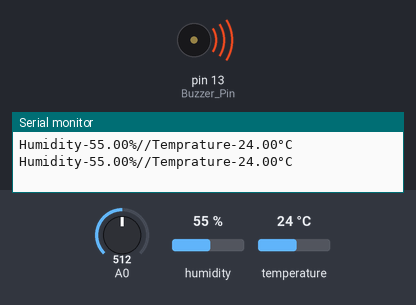
A sketch run on a simulated Arduino Uno, built with avr-gcc and run on an emulated ATmega328P. Shown: buzzer (waves = sounding, pin HIGH), the last lines printed to the serial monitor. Inputs (shaded band) come from the test bench; at power-on: A0 = 512, humidity 55 %, temperature 24 °C.

Above: at 4.8 s.
4.9 s: A0 set to 108
7.9 s: A0 set to 91
At 9.3 s:
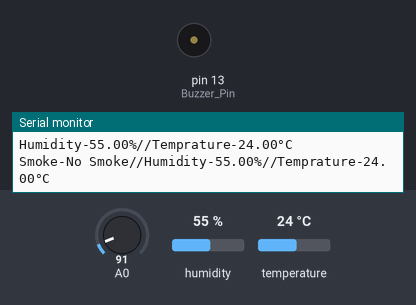
11.5 s: A0 set to 110
At 13.0 s:
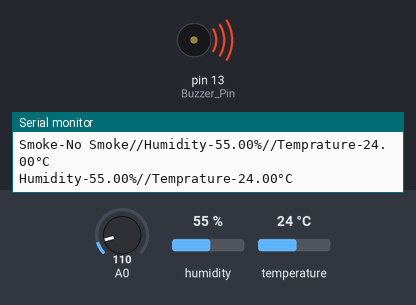
14.5 s: A0 set to 90
At 16.6 s:
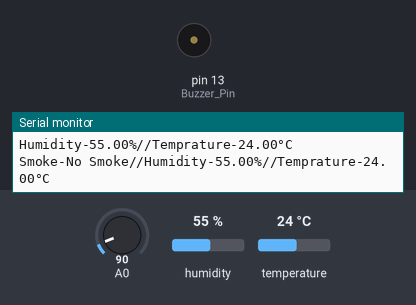
Timing chart, 0 to 18.1 s (numbered marks = the images above; inputs shaded):
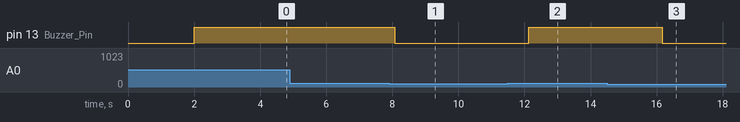

The sketch:

final_circuit.ino
```cpp
#include "DHT.h"
#define Buzzer_Pin 13
#define DHTPIN 2
#define DHTTYPE DHT11

DHT dht(DHTPIN, DHTTYPE);

void setup() {
  // put your setup code here, to run once:
 Serial.begin(9600);
 dht.begin();
 pinMode(Buzzer_Pin , OUTPUT);
}

void loop() {
  // put your main code here, to run repeatedly:
  delay(2000);
Smoke_Sensor();
Temp_Humid_Sensor();

}
void Smoke_Sensor(){
 if (analogRead(A0) < 100){
 //Buzzer off
 digitalWrite(Buzzer_Pin, LOW);
Serial.print( "Smoke-No Smoke//");
 }
 else {
 //Buzzer on
 digitalWrite(Buzzer_Pin, HIGH);
 return "Smoke-Smoke//";
 }

}
String Temp_Humid_Sensor(){
  float h = dht.readHumidity();
  // Read temperature as Celsius (the default)
  float t = dht.readTemperature();
    if (isnan(h) || isnan(t)) {
    Serial.print( "Temprature-Failed to read from DHT sensor!");
    Serial.println("");
    return;
  }
  // Compute heat index in Celsius (isFahreheit = false)
  float hic = dht.computeHeatIndex(t, h, false);
   Serial.print("Humidity-");
   Serial.print(h);
   Serial.print("%//");
   Serial.print("Temprature-");
   Serial.print(t);
   Serial.print("°C");
   Serial.println("");
}
```

Measured:
- the behaviour switches between 100 and 99 on A0 (found by bisection; images 0 and 1)
- after the input at 7.9 s, pin 13 (Buzzer_Pin): HIGH → LOW after 0.17 s
- after the input at 11.5 s, pin 13 (Buzzer_Pin): LOW → HIGH after 0.62 s
- after the input at 14.5 s, pin 13 (Buzzer_Pin): HIGH → LOW after 1.7 s
